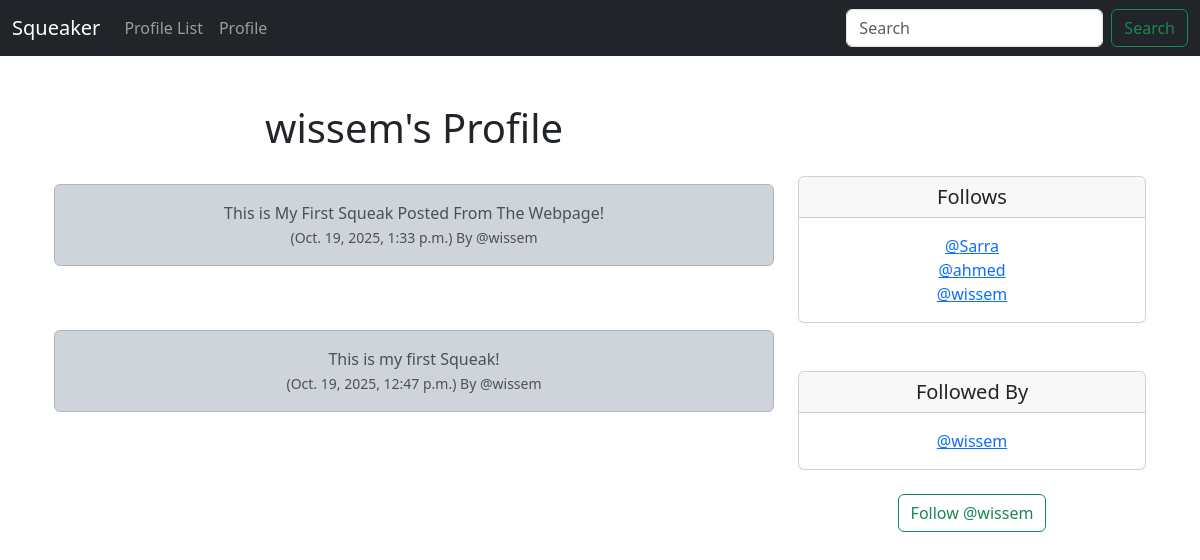
Page /profile/6 (signed in) on the committed database.
### musker/models.py (models this page shows, shortened)
class Profile(models.Model):
    user = models.OneToOneField(User , on_delete = models.CASCADE) # associate one user to only one profile
    follows = models.ManyToManyField("self",
            related_name="followed_by",
            symmetrical=False, # user don't have to follow who followed him
            blank=True) #you don't have to follow anybody
    date_modified = models.DateTimeField(User , auto_now = True )
    def __str__(self):
        return self.user.username

class Meep(models.Model):
    user = models.ForeignKey(
        User, related_name="meeps",
        on_delete=models.DO_NOTHING
        )
    body = models.CharField(max_length=200)
    created_at = models.DateTimeField(auto_now_add=True)

### musker/views.py (the view, shortened to what this page needs)
# urls.py: path('profile/<int:pk>', views.profile, name='profile'),
def profile(request, pk):
    if request.user.is_authenticated:
        profile = Profile.objects.get(user_id=pk)
        meeps = Meep.objects.filter(user_id=pk).order_by("-created_at")
        return render(request, "profile.html", {"profile":profile, "meeps":meeps} )
    else:
        messages.success(request , ("You Must Be Logged In To View This Page ..."))
        return redirect('home')

### musker/templates/profile.html (shortened to what this page needs)
{%extends 'base.html'%}
{% block content %}
{% if profile %}
<div class="container text-center">
    <div class="row">
        <div class="col-8">
            <h1>{{ profile.user.username}}'s Profile </h1>
            <br/>
            {% if meeps %}
              {% for meep in meeps %}
                <div class="alert alert-dark" role="alert">
                    {{ meep.body }}<br/>
                      <small class="text-muted">
                        ({{meep.created_at}}) By
                        @{{ meep.user.username }}
                      </small>
                </div><br/><br/>
              {% endfor %}
            {% endif %}
          </div>
<div class="col-4">
    <br/><br/><br/>
    <div class="card">
  <h5 class="card-header">Follows</h5>
  <div class="card-body">
    <p class="card-text">{% for following in profile.follows.all %}
    <a href="{% url 'profile' following.user.id %}">
    @{{ following }}</a><br/>
{% endfor %}</p>
  </div>
</div>
<br/><br/>
<div class="card">
  <h5 class="card-header">Followed By</h5>
  <div class="card-body">
    <p class="card-text">{% for following in profile.followed_by.all %}
    <a href="{% url 'profile' following.user.id %}">
    @{{ following }}</a><br/>
{% endfor %}</p>
  </div>
</div>
<br/>
<form method=POST>
{% if profile in user.profile.follows.all %}
  <button class="btn btn-outline-danger" name="follow" value="unfollow" type="submit">
    Unfollow @{{ profile.user.username| lower}}
  </button>
{% else %}
  <button class="btn btn-outline-success" name="follow" value="follow" type="submit">
    Follow @{{ profile.user.username| lower}}
  </button>
{% endif %}
</form>
<br/>
{% endif %}
{% endblock %}

### rows in the picture
Profile: user.username "wissem"
Meep: body "This is My First Squeak Posted From The Webpage!", created_at "Oct. 19, 2025, 1:33 p.m.", user.username "wissem"
Meep: body "This is my first Squeak!", created_at "Oct. 19, 2025, 12:47 p.m.", user.username "wissem"
Profile: user.username "Sarra"
Profile: user.username "ahmed"
